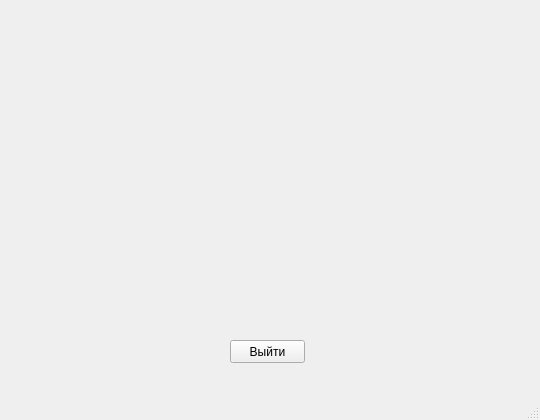
<?xml version="1.0" encoding="UTF-8"?>
<ui version="4.0">
 <class>DoctorMenu</class>
 <widget class="QMainWindow" name="DoctorMenu">
  <property name="geometry">
   <rect>
    <x>0</x>
    <y>0</y>
    <width>540</width>
    <height>420</height>
   </rect>
  </property>
  <property name="minimumSize">
   <size>
    <width>540</width>
    <height>420</height>
   </size>
  </property>
  <property name="windowTitle">
   <string>MainWindow</string>
  </property>
  <widget class="QWidget" name="centralwidget">
   <widget class="QPushButton" name="exit">
    <property name="geometry">
     <rect>
      <x>230</x>
      <y>340</y>
      <width>75</width>
      <height>23</height>
     </rect>
    </property>
    <property name="text">
     <string>Выйти</string>
    </property>
   </widget>
  </widget>
  <widget class="QMenuBar" name="menubar">
   <property name="geometry">
    <rect>
     <x>0</x>
     <y>0</y>
     <width>540</width>
     <height>21</height>
    </rect>
   </property>
  </widget>
  <widget class="QStatusBar" name="statusbar"/>
 </widget>
 <resources/>
 <connections/>
</ui>
